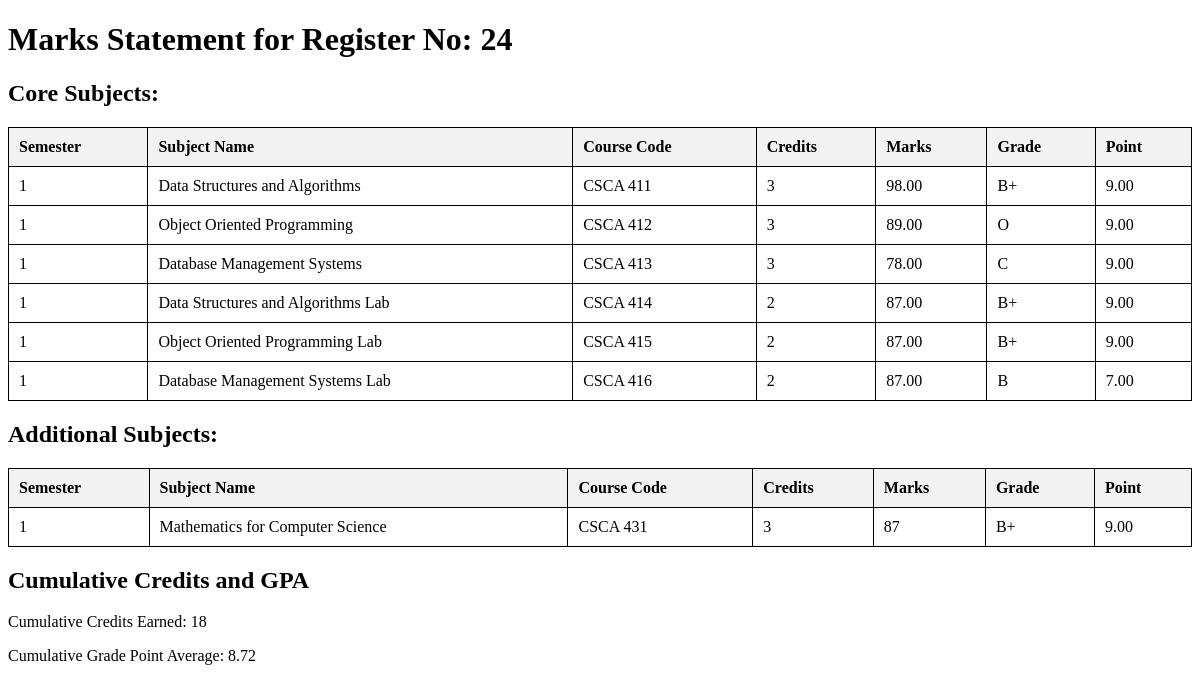
/fetch_marksheet.php?register_no=24, run on the app's committed database.
### tables this page shows
CREATE TABLE `core_subjects` (
  `id` int(11) NOT NULL,
  `register_no` varchar(20) NOT NULL,
  `subject_name` varchar(100) NOT NULL,
  `subject_code` varchar(20) NOT NULL,
  `credits` int(11) NOT NULL,
  `points` decimal(4,2) NOT NULL,
  `marks` decimal(5,2) NOT NULL,
  `grade` varchar(2) NOT NULL,
  `semester` int(11) NOT NULL,
  `created_at` timestamp NOT NULL DEFAULT current_timestamp()
);

CREATE TABLE `additional_subjects` (
  `id` int(11) NOT NULL,
  `register_no` varchar(20) DEFAULT NULL,
  `subject_name` varchar(100) DEFAULT NULL,
  `subject_code` varchar(20) DEFAULT NULL,
  `credits` int(11) DEFAULT NULL,
  `points` decimal(5,2) DEFAULT NULL,
  `marks` int(11) DEFAULT NULL,
  `grade` varchar(2) DEFAULT NULL,
  `semester` int(11) DEFAULT NULL
);

### fetch_marksheet.php (the view, shortened to what this page needs)
<?php
$servername = "localhost";
$username = "root";
$password = "";
$dbname = "university";
$conn = new mysqli($servername, $username, $password, $dbname);
$register_no = isset($_GET['register_no']) ? $_GET['register_no'] : '';
$core_sql = "SELECT * FROM core_subjects WHERE register_no = '$register_no'";
$core_result = $conn->query($core_sql);
$additional_sql = "SELECT * FROM additional_subjects WHERE register_no = '$register_no'";
$additional_result = $conn->query($additional_sql);
?>
<!DOCTYPE html>
<html>
<head>
</head>
<body>
    <h1>Marks Statement for Register No: <?php echo htmlspecialchars($register_no); ?></h1>
    <h2>Core Subjects:</h2>
    <table>
        <tr>
            <th>Semester</th>
            <th>Subject Name</th>
            <th>Course Code</th>
            <th>Credits</th>
            <th>Marks</th>
            <th>Grade</th>
            <th>Point</th>
        </tr>
        <?php
        if ($core_result->num_rows > 0) {
            while($row = $core_result->fetch_assoc()) {
                echo "<tr>
                        <td>{$row['semester']}</td>
                        <td>{$row['subject_name']}</td>
                        <td>{$row['subject_code']}</td>
                        <td>{$row['credits']}</td>
                        <td>{$row['marks']}</td>
                        <td>{$row['grade']}</td>
                        <td>{$row['points']}</td>
                      </tr>";
            }
        } else {
            echo "<tr><td colspan='7'>No core subject data found</td></tr>";
        }
        ?>
    </table>
    <h2>Additional Subjects:</h2>
    <table>
        <tr>
            <th>Semester</th>
            <th>Subject Name</th>
            <th>Course Code</th>
            <th>Credits</th>
            <th>Marks</th>
            <th>Grade</th>
            <th>Point</th>
        </tr>
        <?php
        if ($additional_result->num_rows > 0) {
            while($row = $additional_result->fetch_assoc()) {
                echo "<tr>
                        <td>{$row['semester']}</td>
                        <td>{$row['subject_name']}</td>
                        <td>{$row['subject_code']}</td>
                        <td>{$row['credits']}</td>
                        <td>{$row['marks']}</td>
                        <td>{$row['grade']}</td>
                        <td>{$row['points']}</td>
                      </tr>";
            }
        } else {
            echo "<tr><td colspan='7'>No additional subject data found</td></tr>";
        }
        ?>
    </table>
    <h2>Cumulative Credits and GPA</h2>
    <?php
    $cumulative_core_sql = "SELECT SUM(credits) AS total_credits, AVG(points) AS gpa FROM core_subjects WHERE register_no = '$register_no'";
    $cumulative_core_result = $conn->query($cumulative_core_sql);
    $cumulative_additional_sql = "SELECT SUM(credits) AS total_credits, AVG(points) AS gpa FROM additional_subjects WHERE register_no = '$register_no'";
    $cumulative_additional_result = $conn->query($cumulative_additional_sql);
    $total_credits = 0;
    $total_points = 0;
    $total_subjects = 0;
    if ($cumulative_core_result->num_rows > 0) {
        $core_row = $cumulative_core_result->fetch_assoc();
        $total_credits += $core_row['total_credits'];
        $total_points += $core_row['gpa'] * $core_row['total_credits'];
        $total_subjects += $core_row['total_credits'];
    }
    if ($cumulative_additional_result->num_rows > 0) {
        $additional_row = $cumulative_additional_result->fetch_assoc();
        $total_credits += $additional_row['total_credits'];
        $total_points += $additional_row['gpa'] * $additional_row['total_credits'];
        $total_subjects += $additional_row['total_credits'];
    }
    $cumulative_gpa = ($total_subjects > 0) ? ($total_points / $total_subjects) : 0;
    echo "<p>Cumulative Credits Earned: " . $total_credits . "</p>";
    echo "<p>Cumulative Grade Point Average: " . number_format($cumulative_gpa, 2) . "</p>";
    ?>
</body>
</html>

### fetch_marksheet.php (style rules this page uses)
table { width: 100%; border-collapse: collapse; }
table, th, td { border: 1px solid black; }
th, td { padding: 10px; text-align: left; }
th { background-color: #f2f2f2; }

### data on the page
core_subjects: semester "1", subject_name "Data Structures and Algorithms", subject_code "CSCA 411", credits "3", marks "98.00", grade "B+", points "9.00"
core_subjects: semester "1", subject_name "Object Oriented Programming", subject_code "CSCA 412", credits "3", marks "89.00", grade "O", points "9.00"
core_subjects: semester "1", subject_name "Database Management Systems", subject_code "CSCA 413", credits "3", marks "78.00", grade "C", points "9.00"
core_subjects: semester "1", subject_name "Data Structures and Algorithms Lab", subject_code "CSCA 414", credits "2", marks "87.00", grade "B+", points "9.00"
core_subjects: semester "1", subject_name "Object Oriented Programming Lab", subject_code "CSCA 415", credits "2", marks "87.00", grade "B+", points "9.00"
core_subjects: semester "1", subject_name "Database Management Systems Lab", subject_code "CSCA 416", credits "2", marks "87.00", grade "B", points "7.00"
additional_subjects: semester "1", subject_name "Mathematics for Computer Science", subject_code "CSCA 431", credits "3", marks "87", grade "B+", points "9.00"

### other printed values
$register_no "24"
$total_credits "18"
$cumulative_gpa "8.72"
